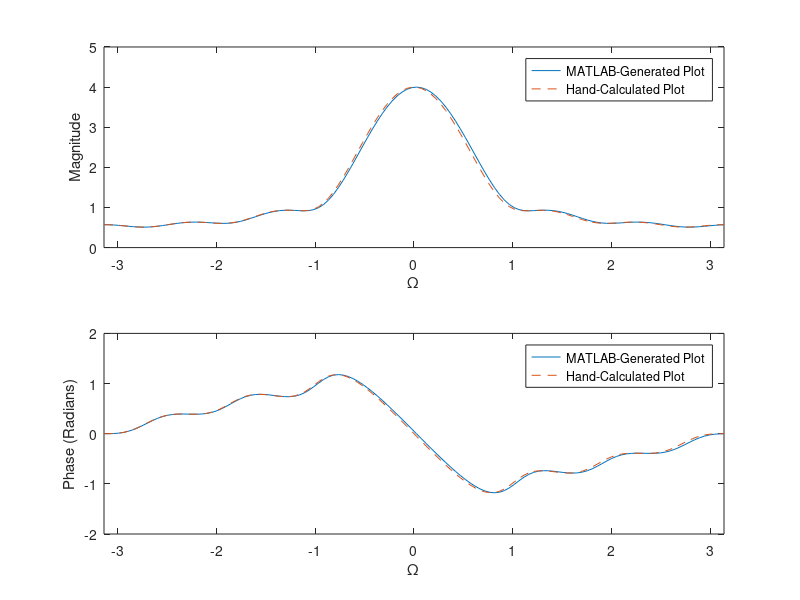
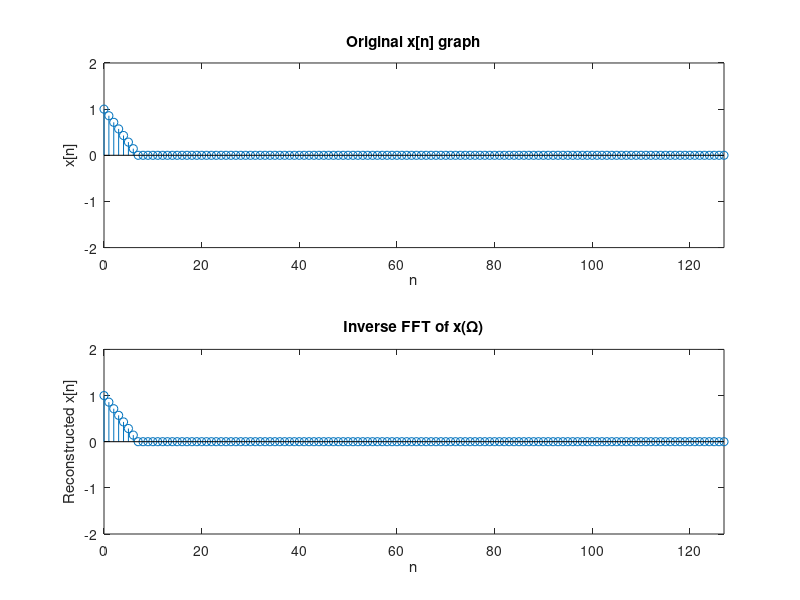

Write MATLAB code to recreate these figures, in order.
% Reza Aablue
% 500966944
% Section 05

% Problem A.1
xofn = zeros (1,128); % Zeros array of 128 pre-allocated points.
n = (0:127);
xofn(1:7) = 1-((1/7).*n(1:7)); % Equation of the line for n=0 up to n=7.

XofF = fft(xofn); % Fast FT of x[n].
XofF = fftshift(XofF);
Wo=linspace (-pi, pi, 128);

% Problem A.2
XofFmanual = @(a) (1 + (6/7).*exp(-1.*1i.*a) + (5/7).*exp(-2.*1i.*a) + (4/7).*exp(-3.*1i.*a) + (3/7).*exp(-4.*1i.*a) + (2/7).*exp(-5.*1i.*a) + (1/7).*exp(-6.*1i.*a));

figure (1);
subplot (2,1,1);
plot (Wo, abs (XofF));
hold on;
plot (Wo, abs (XofFmanual(Wo)),'--');
legend ('MATLAB-Generated Plot','Hand-Calculated Plot');
hold off;
axis ([-pi pi 0 5]);
xlabel ('\Omega'); ylabel ('Magnitude');

subplot (2,1,2);
plot (Wo, angle (XofF));
hold on;
plot (Wo, angle (XofFmanual(Wo)),'--');
legend ('MATLAB-Generated Plot','Hand-Calculated Plot');
hold off;
axis ([-pi pi -2 2]);
xlabel ('\Omega'); ylabel ('Phase (Radians)');

% Problem A.3
XofF=ifftshift(XofF);
z=ifft(XofF);

figure (2);
subplot (2,1,1);
stem (n,xofn);
title('Original x[n] graph');
xlabel('n'); ylabel ('x[n]');
axis ([0 127 -2 2]);

subplot (2,1,2);
stem (n,z);
title ('Inverse FFT of x(\Omega)');
xlabel ('n'); ylabel ('Reconstructed x[n]');
axis ([0 127 -2 2]);